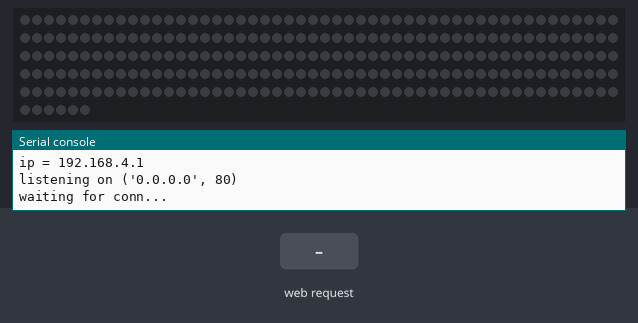
A program run on a simulated Raspberry Pi Pico running MicroPython. Parts: 256 RGB LEDs in strip order, left to right, continuing on the next row, the last lines printed to the serial console. The inputs (shaded band) are chosen by the test bench. Dim RGB values are drawn brighter than linear; the board's own WiFi access point starts at once; threads take turns every 2 ms.

Above: at 1.2 s.
1.3 s: HTTP request GET /?LEFT received
3.6 s: HTTP request GET /?STOP received
At 4.5 s:
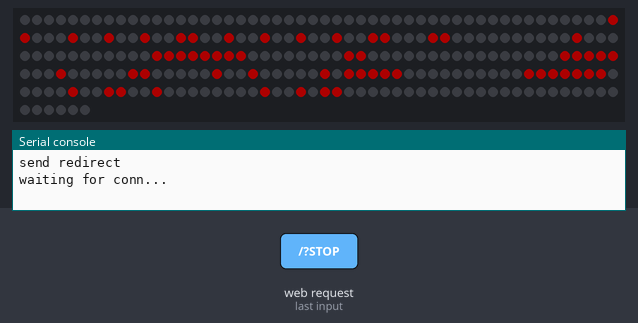
5.2 s: HTTP request GET /?THANKS received
At 5.53 s:
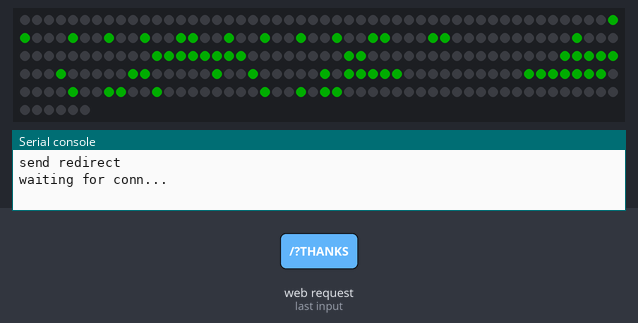
7.8 s: HTTP request GET /?IRIGHT received
At 8.76 s:
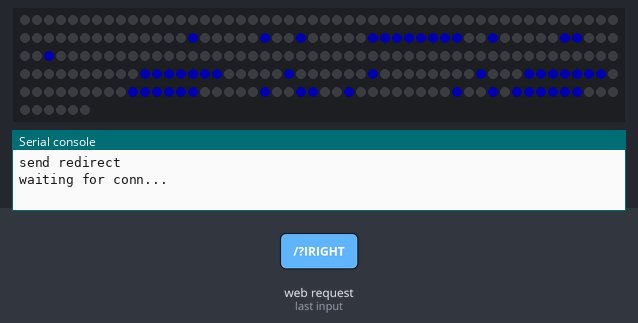
10.4 s: HTTP request GET /?RIGHT received
At 10.55 s:
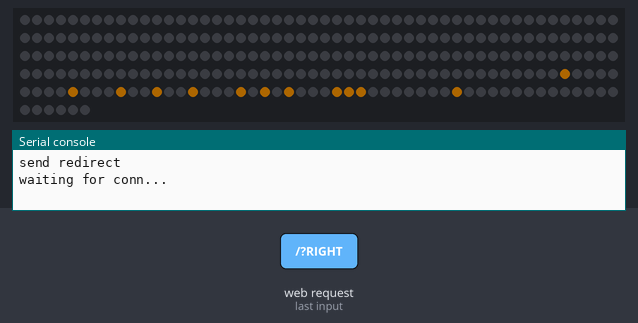
11.9 s: HTTP request GET /?OVERTAKE received
At 13.19 s:
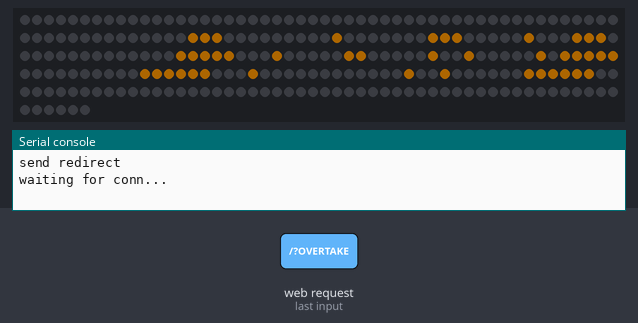
Timing chart, 0 to 14.8 s (numbered marks = the images above; inputs shaded):
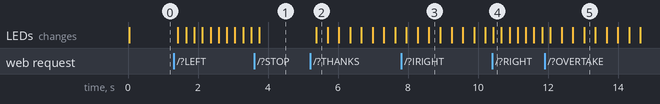

The program:

main.py
```python
import array, time
import network
import socket
from machine import Pin
import rp2
import _thread

# Configure the number of WS2812 LEDs.
NUM_LEDS = 16*16
PIN_NUM = 15
brightness = 0.2

@rp2.asm_pio(sideset_init=rp2.PIO.OUT_LOW, out_shiftdir=rp2.PIO.SHIFT_LEFT, autopull=True, pull_thresh=24)
def ws2812():
    T1 = 2
    T2 = 5
    T3 = 3
    wrap_target()
    label("bitloop")
    out(x, 1)               .side(0)    [T3 - 1]
    jmp(not_x, "do_zero")   .side(1)    [T1 - 1]
    jmp("bitloop")          .side(1)    [T2 - 1]
    label("do_zero")
    nop()                   .side(0)    [T2 - 1]
    wrap()


# Create the StateMachine with the ws2812 program, outputting on pin
sm = rp2.StateMachine(0, ws2812, freq=8_000_000, sideset_base=Pin(PIN_NUM))

# Start the StateMachine, it will wait for data on its FIFO.
sm.active(1)

# Display a pattern on the LEDs via an array of LED RGB values.
ar = array.array("I", [0 for _ in range(NUM_LEDS)])

##########################################################################
def pixels_show():
    dimmer_ar = array.array("I", [0 for _ in range(NUM_LEDS)])
    for i,c in enumerate(ar):
        r = int(((c >> 8) & 0xFF) * brightness)
        g = int(((c >> 16) & 0xFF) * brightness)
        b = int((c & 0xFF) * brightness)
        dimmer_ar[i] = (g<<16) + (r<<8) + b
    sm.put(dimmer_ar, 8)
    time.sleep_ms(2)

def pixels_set(i, color):
    if i>=0 and i<NUM_LEDS:
        ar[i] = (color[1]<<16) + (color[0]<<8) + color[2]

def pixels_fill(color):
    for i in range(len(ar)):
        pixels_set(i, color)

def color_chase(color, wait):
    for i in range(NUM_LEDS):
        pixels_set(i, color)
        pixels_show()
    time.sleep(0.1)

def wheel(pos):
    # Input a value 0 to 255 to get a color value.
    # The colours are a transition r - g - b - back to r.
    if pos < 0 or pos > 255:
        return (0, 0, 0)
    if pos < 85:
        return (255 - pos * 3, pos * 3, 0)
    if pos < 170:
        pos -= 85
        return (0, 255 - pos * 3, pos * 3)
    pos -= 170
    return (pos * 3, 0, 255 - pos * 3)


def rainbow_cycle(wait):
    for k in range(16):
        j = k * 16
        for i in range(NUM_LEDS):
            rc_index = (i * 256 // NUM_LEDS) + j
            pixels_set(i, wheel(rc_index & 255))
        pixels_show()
        time.sleep(wait)


BLACK = (0, 0, 0)
RED = (255, 0, 0)
YELLOW = (255, 150, 0)
GREEN = (0, 255, 0)
CYAN = (0, 255, 255)
BLUE = (0, 0, 255)
PURPLE = (180, 0, 255)
WHITE = (255, 255, 255)
COLORS = (RED, YELLOW, GREEN, CYAN, BLUE, PURPLE, WHITE)

NUM_LETTERS = int(NUM_LEDS/8/6)

def display_text(text_color, text, offs):
    global PIN_NUM
    global NUM_LETTERS
    global char_data_dict

    for c in range(NUM_LETTERS+1):
        index = c + int(offs/6)
        if index < len(text):
            if text[index] in char_data_dict.keys():
                char_data = char_data_dict[text[index]]
            else:
                char_data = char_data_dict['X']
        else:
            char_data = char_data_dict[' ']
        for y in range(8):
            for x in range(6):
                if char_data[y*6 + x] == 1:
                    color = text_color
                else:
                    color = BLACK
                if x % 2 == offs%2:
                    pixels_set(c*48 + y + 8*x - (offs%6)*8, color)
                else:
                    pixels_set(c*48 + 7 - y + 8*x - (offs%6)*8, color)
    pixels_show()

# You can add other characters to the dictionary as needed
char_data_dict = {
    'A': [
        0, 1, 1, 1, 0, 0,  #  OOO
        1, 0, 0, 0, 1, 0,  # O   O
        1, 0, 0, 0, 1, 0,  # O   O
        1, 1, 1, 1, 1, 0,  # OOOOO
        1, 0, 0, 0, 1, 0,  # O   O
        1, 0, 0, 0, 1, 0,  # O   O
        1, 0, 0, 0, 1, 0,  # O   O
        0, 0, 0, 0, 0, 0,  #
    ],
    'B': [
        1, 1, 1, 1, 0, 0,  # OOOO
        1, 0, 0, 0, 1, 0,  # O   O
        1, 0, 0, 0, 1, 0,  # O   O
        1, 1, 1, 1, 0, 0,  # OOOO
        1, 0, 0, 0, 1, 0,  # O   O
        1, 0, 0, 0, 1, 0,  # O   O
        1, 1, 1, 1, 0, 0,  # OOOO
        0, 0, 0, 0, 0, 0,  #
    ],
    'C': [
        0, 1, 1, 1, 0, 0,  #  OOO
        1, 0, 0, 0, 1, 0,  # O   O
        1, 0, 0, 0, 0, 0,  # O
        1, 0, 0, 0, 0, 0,  # O
        1, 0, 0, 0, 0, 0,  # O
        1, 0, 0, 0, 1, 0,  # O   O
        0, 1, 1, 1, 0, 0,  #  OOO
        0, 0, 0, 0, 0, 0,  #
    ],
    'D': [
        1, 1, 1, 0, 0, 0,  # OOO
        1, 0, 0, 1, 0, 0,  # O  O
        1, 0, 0, 0, 1, 0,  # O   O
        1, 0, 0, 0, 1, 0,  # O   O
        1, 0, 0, 0, 1, 0,  # O   O
        1, 0, 0, 1, 0, 0,  # O  O
        1, 1, 1, 0, 0, 0,  # OOO
        0, 0, 0, 0, 0, 0,  #
    ],
    'E': [
        1, 1, 1, 1, 1, 0,  # OOOOO
        1, 0, 0, 0, 0, 0,  # O
        1, 0, 0, 0, 0, 0,  # O
        1, 1, 1, 1, 0, 0,  # OOOO
        1, 0, 0, 0, 0, 0,  # O
        1, 0, 0, 0, 0, 0,  # O
        1, 1, 1, 1, 1, 0,  # OOOOO
        0, 0, 0, 0, 0, 0,  #
    ],
    'F': [
        1, 1, 1, 1, 1, 0,  # OOOOO
        1, 0, 0, 0, 0, 0,  # O
        1, 0, 0, 0, 0, 0,  # O
        1, 1, 1, 1, 0, 0,  # OOOO
        1, 0, 0, 0, 0, 0,  # O
        1, 0, 0, 0, 0, 0,  # O
        1, 0, 0, 0, 0, 0,  # O
        0, 0, 0, 0, 0, 0,  #
    ],
    'G': [
        0, 1, 1, 1, 0, 0,  #  OOO
        1, 0, 0, 0, 1, 0,  # O   O
        1, 0, 0, 0, 0, 0,  # O
        1, 0, 1, 1, 1, 0,  # O OOO
        1, 0, 0, 0, 1, 0,  # O   O
        1, 0, 0, 0, 1, 0,  # O   O
        0, 1, 1, 1, 0, 0,  #  OOO
        0, 0, 0, 0, 0, 0,  #
    ],
    'H': [
        1, 0, 0, 0, 1, 0,  # O   O
        1, 0, 0, 0, 1, 0,  # O   O
        1, 0, 0, 0, 1, 0,  # O   O
        1, 1, 1, 1, 1, 0,  # OOOOO
        1, 0, 0, 0, 1, 0,  # O   O
        1, 0, 0, 0, 1, 0,  # O   O
        1, 0, 0, 0, 1, 0,  # O   O
        0, 0, 0, 0, 0, 0,  #
    ],
    'I': [
        1, 1, 1, 1, 1, 0,  # OOOOO
        0, 0, 1, 0, 0, 0,  #   O
        0, 0, 1, 0, 0, 0,  #   O
        0, 0, 1, 0, 0, 0,  #   O
        0, 0, 1, 0, 0, 0,  #   O
        0, 0, 1, 0, 0, 0,  #   O
        1, 1, 1, 1, 1, 0,  # OOOOO
        0, 0, 0, 0, 0, 0,  #
    ],
    'J': [
        0, 1, 1, 1, 1, 0,  #  OOOO
        0, 0, 0, 0, 1, 0,  #     O
        0, 0, 0, 0, 1, 0,  #     O
        0, 0, 0, 0, 1, 0,  #     O
        1, 0, 0, 0, 1, 0,  # O   O
        1, 0, 0, 0, 1, 0,  # O   O
        0, 1, 1, 1, 0, 0,  #  OOO
        0, 0, 0, 0, 0, 0,  #
    ],
    'K': [
        1, 0, 0, 0, 1, 0,  # O   O
        1, 0, 0, 1, 0, 0,  # O  O
        1, 0, 1, 0, 0, 0,  # OOO
        1, 1, 0, 0, 0, 0,  # OOO
        1, 0, 1, 0, 0, 0,  # O  O
        1, 0, 0, 1, 0, 0,  # O   O
        1, 0, 0, 0, 1, 0,  #
        0, 0, 0, 0, 0, 0,  #
    ],
    'L': [
        1, 0, 0, 0, 0, 0,  # O
        1, 0, 0, 0, 0, 0,
        1, 0, 0, 0, 0, 0,  # O
        1, 0, 0, 0, 0, 0,  # O
        1, 0, 0, 0, 0, 0,  # O
        1, 0, 0, 0, 0, 0,  # O
        1, 1, 1, 1, 1, 0,  # OOOOO
        0, 0, 0, 0, 0, 0,  #
    ],
    'M': [
        1, 0, 0, 0, 1, 0,  # O   O
        1, 1, 0, 1, 1, 0,  # OO OO
        1, 0, 1, 0, 1, 0,  # O O O
        1, 0, 0, 0, 1, 0,  # O   O
        1, 0, 0, 0, 1, 0,  # O   O
        1, 0, 0, 0, 1, 0,  # O   O
        1, 0, 0, 0, 1, 0,  # O   O
        0, 0, 0, 0, 0, 0,  #
    ],
    'N': [
        1, 0, 0, 0, 1, 0,  # O   O
        1, 0, 0, 0, 1, 0,  # OO  O
        1, 1, 0, 0, 1, 0,  # O O O
        1, 0, 1, 0, 1, 0,  # O  OO
        1, 0, 0, 1, 1, 0,  # O   O
        1, 0, 0, 0, 1, 0,  # O   O
        1, 0, 0, 0, 1, 0,  #
        0, 0, 0, 0, 0, 0,  #
    ],
    'O': [
        0, 1, 1, 1, 0, 0,  #  OOO
        1, 0, 0, 0, 1, 0,  # O   O
        1, 0, 0, 0, 1, 0,  # O   O
        1, 0, 0, 0, 1, 0,  # O   O
        1, 0, 0, 0, 1, 0,  # O   O
        1, 0, 0, 0, 1, 0,  # O   O
        0, 1, 1, 1, 0, 0,  #  OOO
        0, 0, 0, 0, 0, 0,  #
    ],
    'P': [
        1, 1, 1, 1, 0, 0, # OOOO
        1, 0, 0, 0, 1, 0, # O O
        1, 0, 0, 0, 1, 0, # O O
        1, 1, 1, 1, 0, 0, # OOOO
        1, 0, 0, 0, 0, 0, # O
        1, 0, 0, 0, 0, 0, # O
        1, 0, 0, 0, 0, 0, # O
        0, 0, 0, 0, 0, 0, #
    ],
    'Q': [
        0, 1, 1, 1, 0, 0, # OOO
        1, 0, 0, 0, 1, 0, # O O
        1, 0, 0, 0, 1, 0, # O O
        1, 0, 0, 0, 1, 0, # O O
        1, 0, 1, 0, 1, 0, # O O O
        1, 0, 0, 1, 0, 0, # O O
        0, 1, 1, 0, 0, 0, # OOO
        0, 0, 0, 0, 0, 0, #
    ],
    'R': [
        1, 1, 1, 1, 0, 0, # OOOO
        1, 0, 0, 0, 1, 0, # O O
        1, 0, 0, 0, 1, 0, # O O
        1, 1, 1, 1, 0, 0, # OOOO
        1, 0, 1, 0, 0, 0, # O O
        1, 0, 0, 1, 0, 0, # O O
        1, 0, 0, 0, 1, 0, # O   O
        0, 0, 0, 0, 0, 0, #
    ],
    'S': [
        0, 1, 1, 1, 1, 0, # OOOO
        1, 0, 0, 0, 0, 0, # O
        1, 0, 0, 0, 0, 0, # O
        0, 1, 1, 1, 0, 0, # OOO
        0, 0, 0, 0, 1, 0, # O
        0, 0, 0, 0, 1, 0, # O
        1, 1, 1, 1, 0, 0, # OOOO
        0, 0, 0, 0, 0, 0, #
    ],
    'T': [
        1, 1, 1, 1, 1, 0,  # OOOOO
        0, 0, 1, 0, 0, 0,  #     O
        0, 0, 1, 0, 0, 0,  #     O
        0, 0, 1, 0, 0, 0,  #     O
        0, 0, 1, 0, 0, 0,  #     O
        0, 0, 1, 0, 0, 0,  #     O
        0, 0, 1, 0, 0, 0,  #
        0, 0, 0, 0, 0, 0,  #
    ],
    'U': [
        1, 0, 0, 0, 1, 0,  # O   O
        1, 0, 0, 0, 1, 0,  # O   O
        1, 0, 0, 0, 1, 0,  # O   O
        1, 0, 0, 0, 1, 0,  # O   O
        1, 0, 0, 0, 1, 0,  # O   O
        1, 0, 0, 0, 1, 0,  # O   O
        0, 1, 1, 1, 0, 0,  #  OOO
        0, 0, 0, 0, 0, 0,  #
    ],
    'V': [
        1, 0, 0, 0, 1, 0,  # O   O
        1, 0, 0, 0, 1, 0,  # O   O
        1, 0, 0, 0, 1, 0,  # O   O
        1, 0, 0, 0, 1, 0,  # O   O
        0, 1, 0, 1, 0, 0,  #  O O
        0, 1, 0, 1, 0, 0,  #  O O
        0, 0, 1, 0, 0, 0,  #   O
        0, 0, 0, 0, 0, 0,  #
    ],
    'W': [
        1, 0, 0, 0, 1, 0,  # O   O
        1, 0, 0, 0, 1, 0,  # O   O
        1, 0, 0, 0, 1, 0,  # O   O
        1, 0, 1, 0, 1, 0,  # O O O
        1, 0, 1, 0, 1, 0,  # O O O
        1, 1, 0, 1, 1, 0,  # OO OO
        1, 0, 0, 0, 1, 0,  # O   O
        0, 0, 0, 0, 0, 0, #
    ],
    'X': [
        1, 0, 0, 0, 1, 0, # O O
        1, 0, 0, 0, 1, 0, # O O
        0, 1, 0, 1, 0, 0, # O O
        0, 0, 1, 0, 0, 0, # O
        0, 1, 0, 1, 0, 0, # O O
        1, 0, 0, 0, 1, 0, # O O
        1, 0, 0, 0, 1, 0, # O O
        0, 0, 0, 0, 0, 0, #
    ],
    'Y': [
        1, 0, 0, 0, 1, 0, # O O
        1, 0, 0, 0, 1, 0, # O O
        1, 0, 0, 0, 1, 0, # O O
        0, 1, 0, 1, 0, 0, # O O
        0, 0, 1, 0, 0, 0, # O
        0, 0, 1, 0, 0, 0, # O
        0, 0, 1, 0, 0, 0, # O
        0, 0, 0, 0, 0, 0, #
    ],
    'Z': [
        1, 1, 1, 1, 1, 0, # OOOOO
        0, 0, 0, 0, 1, 0,
        0, 0, 0, 1, 0, 0, # O
        0, 0, 1, 0, 0, 0, # O
        0, 1, 0, 0, 0, 0, # O
        1, 0, 0, 0, 0, 0, # O
        1, 1, 1, 1, 1, 0, # OOOOO
        0, 0, 0, 0, 0, 0, #
    ],
    ' ': [
        0, 0, 0, 0, 0, 0, #
        0, 0, 0, 0, 0, 0, #
        0, 0, 0, 0, 0, 0, #
        0, 0, 0, 0, 0, 0, #
        0, 0, 0, 0, 0, 0, #
        0, 0, 0, 0, 0, 0, #
        0, 0, 0, 0, 0, 0, #
        0, 0, 0, 0, 0, 0, #
    ],
    ':': [
        0, 0, 0, 0, 0, 0, #
        0, 0, 1, 1, 0, 0, #
        0, 0, 1, 1, 0, 0, #
        0, 0, 0, 0, 0, 0, #
        0, 0, 0, 0, 0, 0, #
        0, 0, 1, 1, 0, 0, #
        0, 0, 1, 1, 0, 0, #
        0, 0, 0, 0, 0, 0, #
    ],
    ')': [
        0, 0, 1, 0, 0, 0, #
        0, 0, 0, 1, 0, 0, #
        0, 0, 0, 0, 1, 0, #
        0, 0, 0, 0, 1, 0, #
        0, 0, 0, 0, 1, 0, #
        0, 0, 0, 1, 0, 0, #
        0, 0, 1, 0, 0, 0, #
        0, 0, 0, 0, 0, 0, #
    ],
    '(': [
        0, 0, 0, 0, 1, 0, #
        0, 0, 0, 1, 0, 0, #
        0, 0, 1, 0, 0, 0, #
        0, 0, 1, 0, 0, 0, #
        0, 0, 1, 0, 0, 0, #
        0, 0, 0, 1, 0, 0, #
        0, 0, 0, 0, 1, 0, #
        0, 0, 0, 0, 0, 0, #
    ],
    '>': [
        0, 0, 1, 0, 0, 0, #
        0, 0, 0, 1, 0, 0, #
        0, 0, 0, 0, 1, 0, #
        1, 1, 1, 1, 1, 1, #
        0, 0, 0, 0, 1, 0, #
        0, 0, 0, 1, 0, 0, #
        0, 0, 1, 0, 0, 0, #
        0, 0, 0, 0, 0, 0, #
    ],
    '<': [
        0, 0, 0, 1, 0, 0, #
        0, 0, 1, 0, 0, 0, #
        0, 1, 0, 0, 0, 0, #
        1, 1, 1, 1, 1, 1, #
        0, 1, 0, 0, 0, 0, #
        0, 0, 1, 0, 0, 0, #
        0, 0, 0, 1, 0, 0, #
        0, 0, 0, 0, 0, 0, #
    ],
  '~': []
}

thread_text1 = ""
thread_text2 = ""
thread_color = YELLOW
thread_run_text = False
thread_reset_offset = False

def led_func():
    global thread_text1
    global thread_text1
    global thread_color
    global thread_run_text
    global thread_reset_offset
    i = 0;
    while True:
        if thread_run_text:
            for ofs in range(6*len(thread_text1)):
                if not thread_run_text:
                    break
                if thread_reset_offset:
                    thread_reset_offset = False
                    break
                display_text(thread_color, thread_text1, ofs)
        else:
            display_text(thread_color, thread_text1, 0)
            time.sleep_ms(200)
            display_text(thread_color, thread_text2, 0)
            time.sleep_ms(200)


# change these please :-)
ssid = 'PHI'
password = 'chimera1'
wlan = network.WLAN(network.AP_IF)
wlan.config(essid=ssid, password=password)
wlan.active(True)
while wlan.active() == False:
    print("waiting for ap activation...")
    time.sleep(1)
    pass

print(wlan.ifconfig())

html = """<!DOCTYPE html>
<html lang="en">
    <head>
  <style>
      input[type="submit"] {
        font-size: 80px;
        padding: 35px 30px;
      }
      b {
        font-size: 140px;
      }
  </style>

    </head>
    <body>
        <form method="GET">
        <center>
        <p><b>%s</b></p>
        <hr>
        <input type="submit" name="LEFT" value="<<">
        <input type="submit" name="STOP" value="STOP">
        <input type="submit" name="RIGHT" value=">>">
        <hr/>
        <input type="submit" name="OFF" value=" * * * OFF * * * ">
        <hr/>
        <input type="submit" name="THANKS" value=" * * THANKS * *">
        <input type="submit" name="IRIGHT" value="I HAD RIGHT">
        <input type="submit" name="OVERTAKE" value="NO OVERTAKE HERE">
        <input type="submit" name="DISTANCE" value="KEEP DISTANCE">
        </center>
        </form>
    </body>
</html>
"""

if wlan.status() != 3:
    raise RuntimeError('network connection failed')
else:
    print('connected')
    status = wlan.ifconfig()
    print( 'ip = ' + status[0] )

addr = socket.getaddrinfo('0.0.0.0', 80)[0][-1]

s = socket.socket()
s.bind(addr)
s.listen(1)

_thread.start_new_thread(led_func, ())

print('listening on', addr)
status = "- - -"

# Listen for connections
while True:
    try:
        print('waiting for conn...')
        cl, addr = s.accept()
        print('client connected from', addr)
        request = cl.recv(1024)
        print(request)

        request = str(request)
        led_left = request.find('/?LEFT')
        led_right = request.find('/?RIGHT')
        led_off = request.find('/?OFF')
        led_stop = request.find('/?STOP')
        led_thanks = request.find('/?THANKS')
        led_iright = request.find('/?IRIGHT')
        led_overtake = request.find('/?OVERTAKE')
        led_distance = request.find('/?DISTANCE')
        some_req = False

        if led_left == 6:
            # display_text(YELLOW, "<      ", 0)
            thread_text1 = "<      "
            thread_text2 = " <      "
            thread_run_text = False
            thread_color = YELLOW
            some_req = True
            status = " < < < < "

        if led_right == 6:
            # display_text(YELLOW, "    >  ", 0)
            thread_text1 = "    >  "
            thread_text2 = "   >   "
            thread_run_text = False
            thread_color = YELLOW
            some_req = True
            status = " > > > > "

        if led_stop == 6:
            # display_text(RED, " STOP", 0)
            thread_text1 = " STOP"
            thread_text2 = " STOP"
            thread_run_text = False
            thread_color = RED
            some_req = True
            status = " STOP "

        if led_off == 6:
            pixels_fill(BLACK)
            pixels_show()
            thread_text1 = ""
            thread_text2 = ""
            thread_run_text = False
            thread_color = RED
            some_req = True
            status = " - - - "

        if led_thanks == 6:
            thread_text1 = "     THANK YOU :) "
            thread_run_text = True
            thread_color = GREEN
            thread_reset_offset = True
            some_req = True
            status = "THANKS"

        if led_iright == 6:
            thread_text1 = "     I HAD RIGHT OF WAY "
            thread_run_text = True
            thread_color = BLUE
            thread_reset_offset = True
            some_req = True
            status = "I HAD RIGHT"

        if led_overtake == 6:
            thread_text1 = "     YOU CAN NOT OVERTAKE HERE "
            thread_run_text = True
            thread_color = YELLOW
            thread_reset_offset = True
            some_req = True
            status = "NO OVRTAKE"

        if led_distance == 6:
            thread_text1 = "     DISTANCE PLEASE RESPECT SAFETY DISTANCE "
            thread_run_text = True
            thread_color = YELLOW
            thread_reset_offset = True
            some_req = True
            status = "DISTNCE PLS"

        response = html % status
        if some_req:
            cl.send('HTTP/1.0 302 Moved\r\nLocation: /\r\n\r\n')
            print("send redirect")
        else:
            cl.send('HTTP/1.0 200 OK\r\nContent-type: text/html\r\n\r\n')
            cl.send(response)
        cl.close()

    except OSError as e:
        cl.close()
        print('connection closed')
```

Measured:
- after the input at 3.6 s, the LEDs: change after 0.15 s (image 1)
- after the input at 5.2 s, the LEDs: change after 0.17 s (image 2)
- after the input at 7.8 s, the LEDs: first change after 0.16 s (image 3 shows a later state)
- after the input at 10.4 s, the LEDs: change at once (image 4)
